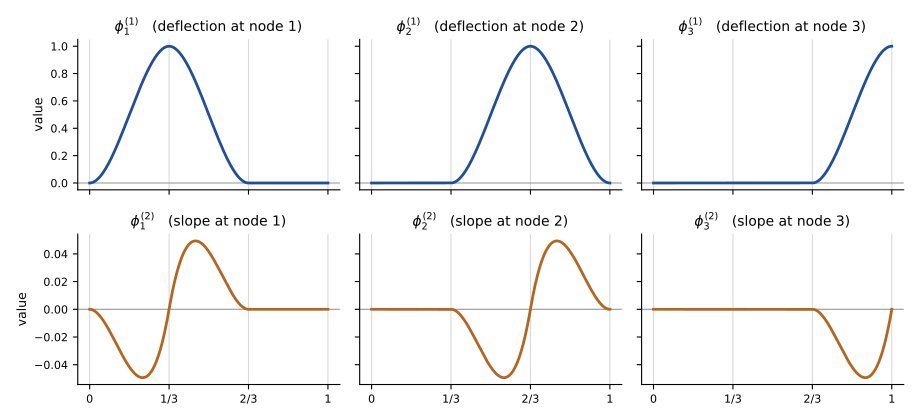

Source code (Python):
"""Plot the six CG(3) basis functions for a 3-element cantilever mesh."""
import numpy as np, matplotlib
matplotlib.use("Agg")
import matplotlib.pyplot as plt

NE = 3; h = 1.0/NE; xs = np.array([i*h for i in range(NE+1)])

def phi(node, kind, x):
    j = node
    if xs[j-1] <= x <= xs[j]:
        t = (x-xs[j-1])/h; d = x-xs[j-1]
        return (3*t**2-2*t**3) if kind == 1 else (-d**2/h + d**3/h**2)
    if j+1 <= NE and xs[j] <= x <= xs[j+1]:
        s = (x-xs[j+1])/(-h); d = x-xs[j+1]
        return (3*s**2-2*s**3) if kind == 1 else (d**2/h + d**3/h**2)
    return 0.0

X = np.linspace(0, 1, 601)
fig, ax = plt.subplots(2, 3, figsize=(9.2, 4.2), sharex=True, sharey="row")
for k in (1, 2):
    for n in (1, 2, 3):
        a = ax[k-1][n-1]
        Y = [phi(n, k, x) for x in X]
        a.axhline(0, color="0.6", lw=0.8)
        for xv in xs:
            a.axvline(xv, color="0.85", lw=0.8, zorder=0)
        a.plot(X, Y, lw=2.0, color=("#1f4e9c" if k == 1 else "#b5651d"))
        a.set_title(r"$\phi_%d^{(%d)}$   (%s at node %d)"
                    % (n, k, "deflection" if k == 1 else "slope", n), fontsize=10)
        a.set_xticks(xs); a.set_xticklabels(["0", "1/3", "2/3", "1"], fontsize=8)
        a.tick_params(labelsize=8)
        a.spines[["top", "right"]].set_visible(False)
ax[0][0].set_ylabel("value", fontsize=9)
ax[1][0].set_ylabel("value", fontsize=9)
fig.tight_layout()
fig.savefig("three_elem_basis.pdf")
print("wrote three_elem_basis.pdf")
